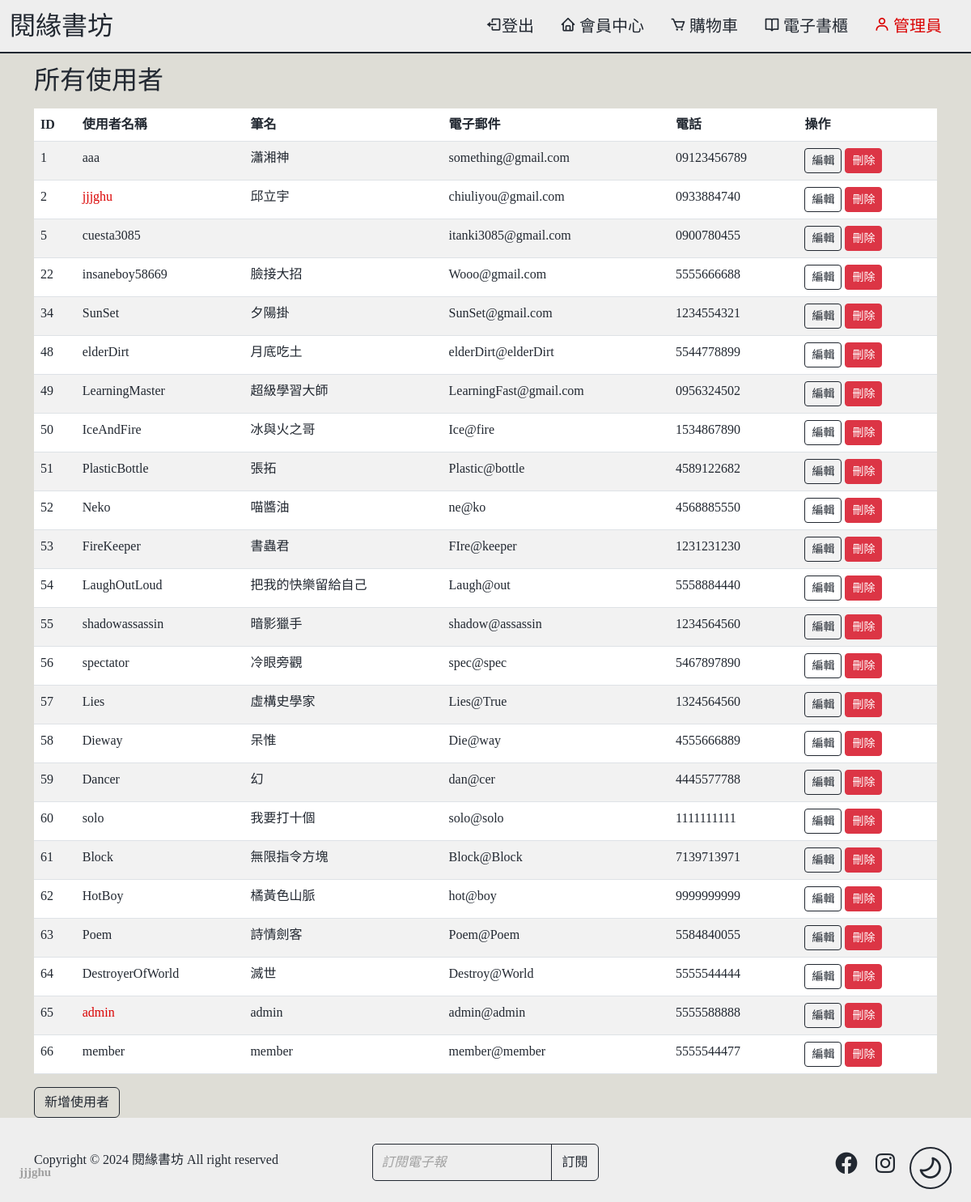
The page /admin.php (signed in) on the database its author committed.
### tables this page shows
CREATE TABLE `author` (
  `id` int(11) NOT NULL,
  `username` varchar(255) NOT NULL,
  `bio` text DEFAULT NULL,
  `password` varchar(255) NOT NULL,
  `phone` varchar(20) DEFAULT NULL,
  `email` varchar(255) DEFAULT NULL,
  `penName` varchar(255) DEFAULT NULL,
  `is_admin` tinyint(1) DEFAULT 0
);

### admin.php (the view, shortened to what this page needs)
<?php
include '.LinkSql.php';
$query = "SELECT * FROM author";
$result = $link->query($query);
?>
<!DOCTYPE html>
<html lang="zh-Hant-TW">
<head>
    <?php include '.Style.php'; ?>
</head>
<body class="<?php echo $theme; ?>">
    <?php include '.Header.php'; ?>
    <main class="container mt-10vh">
        <h2 class="mb-3">所有使用者</h2>
        <table class="table table-striped">
            <thead>
                <tr>
                    <th>ID</th>
                    <th>使用者名稱</th>
                    <th>筆名</th>
                    <th>電子郵件</th>
                    <th>電話</th>
                    <th>操作</th>
                </tr>
            </thead>
            <tbody>
                <?php while ($row = $result->fetch_assoc()): ?>
                    <tr>
                        <td><?php echo $row['id']; ?></td>
                        <td <?php if ($row['is_admin'])
                            echo "class='text-danger'"; ?>><?php echo $row['username']; ?></td>
                        <td><?php echo $row['penName']; ?></td>
                        <td><?php echo $row['email']; ?></td>
                        <td><?php echo $row['phone']; ?></td>
                        <td>
                            <button type="button" class="btn btn-primary btn-sm" data-bs-toggle="modal"
                                data-bs-target="#AddUserModal" data-id="<?php echo $row['id']; ?>"
                                data-username="<?php echo $row['username']; ?>"
                                data-penName="<?php echo $row['penName']; ?>" data-email="<?php echo $row['email']; ?>"
                                data-phone="<?php echo $row['phone']; ?>"
                                data-is_admin="<?php echo $row['is_admin']; ?>">編輯</button>
                            <a href="admin.php?delete_user=<?php echo $row['id']; ?>" class="btn btn-danger btn-sm"
                                onclick="return confirm('確定要刪除這個使用者嗎？');">刪除</a>
                        </td>
                    </tr>
                <?php endwhile; ?>
            </tbody>
        </table>
        <button type="button" class="btn btn-primary" data-bs-toggle="modal" data-bs-target="#AddUserModal">
            新增使用者
        </button>
    </main>
    <?php include '.Footer.php'; ?>
</body>
</html>

### .Style.php
<link rel="stylesheet" href="https://cdn.jsdelivr.net/npm/bootstrap@5.3.3/dist/css/bootstrap.min.css">
<link rel="stylesheet" href="https://cdn.jsdelivr.net/npm/bootstrap-icons@1.8.1/font/bootstrap-icons.css">
<link href='https://unpkg.com/boxicons@2.1.4/css/boxicons.min.css' rel='stylesheet'>
<link href="css/bookshop.css" rel="stylesheet">

### .Header.php (shortened to what this page needs)
<!DOCTYPE html>
<html lang="zh-tw">
<head>
</head>
<body>
    <header>
        <a class='userProfile' id="userProfile" href="userProfile.php"><?php if (isset($_SESSION['username']))
            echo $_SESSION['username'] ?></a>
            <i class='bx bx-moon bx-rotate-270 themeIcon' id="themeIcon"></i>
            <nav id="title-navbar" class="navbar navbar-expand-lg justify-content-between align-items-center fixed-top">
                <div class="container-fluid d-flex justify-content-between">
                    <a class="text-decoration-none fs-2 text-Nmain col-md-4 d-flex align-items-center" href="index.php">
                        閱緣書坊
                    </a>
                    <div class="navbar-collapse justify-content-end collapse show" id="navbarNavDropdown">
                        <ul class="navbar-nav fs-5 text-Nmain">
                        <?php if (isset($_SESSION['user_id'])): ?>
                            <li class="nav-item title-nav me-3 ">
                                <a class="nav-link text-Nmain" href=".Logout.php"><i class='bx bx-log-out'></i>登出</a>
                            </li>
                            <li class="nav-item title-nav me-3">
                                <a class="nav-link text-Nmain" href="userProfile.php"><i
                                        class="bx bx-home me-1"></i>會員中心</a>
                            </li>
                            <li class="nav-item title-nav me-3">
                                <div class="nav-link text-Nmain" id='toggleCart'>
                                    <i class="bx bx-cart me-1"></i>購物車
                                </div>
                            </li>
                            <li class="nav-item title-nav me-3">
                                <a class="nav-link text-Nmain" href="#"><i class="bx bx-book-open me-1"></i>電子書櫃</a>
                            </li>
                            <?php if (isset($_SESSION['is_admin']) && $_SESSION['is_admin'] == 1): ?>
                                <li class="nav-item title-nav me-3">
                                    <a class="nav-link text-danger" href="admin.php"><i class="bx bx-user me-1"></i>管理員</a>
                                </li>
                            <?php endif; ?>
                        <?php endif ?>
                    </ul>
                </div>
            </div>
        </nav>
    </header>

### .Footer.php
<footer class="d-flex justify-content-between align-items-center py-4 mb-0">
    <div class="container d-flex justify-content-between">
        <div class="col-md-4 d-flex align-items-center ">
            <span class="mb-3 mt-3">Copyright © 2024 閱緣書坊 All right reserved</span>
        </div>
        <form>
            <div class="input-group mt-2">
                <input type="email " class="sub form-control" placeholder="訂閱電子報">
                <button class="btn btn-primary" type="submit">訂閱</button>
            </div>
        </form>
        <ul class="nav col-md-4 justify-content-end mt-3">
            <li class="ms-3"><a class="text-body-secondary" href="#"><i
                        class='bx bxl-facebook-circle footerIcon'></i></a>
            <li class="ms-3"><a class="text-body-secondary" href="#"><i class='bx bxl-instagram footerIcon'></i></a>
            <li class="ms-3"><a class="text-body-secondary" href="#"><i class='bx bxl-youtube footerIcon'></i></a>
        </ul>
    </div>
</footer>

### css/bookshop.css (style rules this page uses)
* { margin: 0; padding: 0; font-family: 'MiSans-Normal.ttf', 'Microsoft JhengHei'; }
a { text-decoration: none; color: inherit; cursor: pointer; }
:root { --jjjghu-main: rgb(238, 238, 238); --jjjghu-main-opacity: rgba(238, 238, 238, 0.5); --jjjghu-Nmain: rgb(34, 40, 49); --jjjghu-second: rgb(222, 221, 214); --jjjghu-highlight: rgb(0, 173, 181); --jjjghu-highlight-opacity: rgba(0, 173, 181, 0.5); --jjjghu-card-border: var(--jjjghu-grey); --jjjghu-card-hover: var(--jjjghu-darkgrey); --jjjghu-brown: rgb(185, 148, 112); --jjjghu-orange: rgb(211, 140, 70); --jjjghu-orange-opacity: rgba(211, 140, 70, 0.8); --jjjghu-white: rgb(238, 238, 238); --jjjghu-black: rgb(34, 40, 49); --jjjghu-black-opacity: rgba(34, 40, 49, 0.5); --jjjghu-grey: rgb(160, 160, 160); --jjjghu-darkgrey: rgb(90, 90, 90); --jjjghu-red: rgb(218, 2, 2); }
body { display: flex; flex-direction: column; min-height: 100vh; background-color: var(--jjjghu-second); user-select: none; color: var(--jjjghu-Nmain); }
main { flex: 1 0 auto; }
#title-navbar { border-bottom: 2px solid var(--jjjghu-Nmain); }
.nav-item.title-nav { position: relative; z-index: 9999; }
.nav-item.title-nav::before { content: " "; display: block; position: absolute; inset: 0; background-color: var(--jjjghu-highlight-opacity); z-index: -1; transform: scaleX(0); transform-origin: bottom right; transition: transform .3s ease; border-radius: 0.4rem; }
.title-nav .nav-link { margin: 0.2rem 0; padding: 0; }
.form-control { border: 1px solid var(--jjjghu-Nmain); background-color: var(--jjjghu-main); color: var(--jjjghu-Nmain); }
.form-control::placeholder { color: var(--jjjghu-grey); }
.table { --bs-table-color: var(--jjjghu-Nmain); --bs-table-striped-color: var(--jjjghu-Nmain); }
.themeIcon { position: fixed; font-size: 2rem; right: 2vw; bottom: 2vh; color: var(--jjjghu-Nmain); background-color: var(--jjjghu-main); border: 2px solid var(--jjjghu-Nmain); padding: 0.5rem; border-radius: 50%; cursor: pointer; z-index: 1000; }
.userProfile { position: fixed; font-size: 15px; font-weight: 600; left: 2vw; bottom: 3.2vh; font-style: normal; color: var(--jjjghu-grey); cursor: pointer; z-index: 1000; }
.btn-primary { --bs-btn-color: var(--jjjghu-Nmain); --bs-btn-bg: none; --bs-btn-border-color: var(--jjjghu-Nmain); --bs-btn-hover-color: var(--jjjghu-white); --bs-btn-hover-bg: var(--jjjghu-highlight); --bs-btn-hover-border-color: var(--jjjghu-highlight); --bs-btn-focus-shadow-rgb: var(--jjjghu-highlight); --bs-btn-active-color: var(--jjjghu-white); --bs-btn-active-bg: var(--jjjghu-highlight); --bs-btn-active-border-color: var(--jjjghu-highlight); --bs-btn-active-shadow: inset 0 3px 5px rgba(0, 0, 0, 0.125); --bs-btn-disabled-color: var(--jjjghu-white); --bs-btn-disabled-bg: #0d6efd; --bs-btn-disabled-border-color: #0d6efd; }
.navbar { background-color: var(--jjjghu-main); color: var(--jjjghu-white); }
footer { background-color: var(--jjjghu-main); color: var(--jjjghu-Nmain); bottom: 0; margin: 0; padding: 0; }
.footerIcon { color: var(--jjjghu-Nmain); font-size: 2rem; cursor: pointer; }
.input-group input::placeholder { font-style: italic; }
.sub { border: 1px solid var(--jjjghu-Nmain); border-radius: 5px; padding: 10px; }
.text-Nmain { color: var(--jjjghu-Nmain); }
.mt-10vh { margin-top: 10vh !important; }
.text-danger { color: var(--jjjghu-red) !important; }

### rows shown on the page
author: id "1", username "aaa", penName "瀟湘神", email "something@gmail.com", phone "09123456789"
author: id "2", username "jjjghu", penName "邱立宇", email "chiuliyou@gmail.com", phone "0933884740"
author: id "5", username "cuesta3085", email "itanki3085@gmail.com", phone "0900780455"
author: id "22", username "insaneboy58669", penName "臉接大招", email "Wooo@gmail.com", phone "5555666688"
author: id "34", username "SunSet", penName "夕陽掛", email "SunSet@gmail.com", phone "1234554321"
author: id "48", username "elderDirt", penName "月底吃土", email "elderDirt@elderDirt", phone "5544778899"
author: id "49", username "LearningMaster", penName "超級學習大師", email "LearningFast@gmail.com", phone "0956324502"
author: id "50", username "IceAndFire", penName "冰與火之哥", email "Ice@fire", phone "1534867890"
author: id "51", username "PlasticBottle", penName "張拓", email "Plastic@bottle", phone "4589122682"
author: id "52", username "Neko", penName "喵醬油", email "ne@ko", phone "4568885550"
author: id "53", username "FireKeeper", penName "書蟲君", email "FIre@keeper", phone "1231231230"
author: id "54", username "LaughOutLoud", penName "把我的快樂留給自己", email "Laugh@out", phone "5558884440"
author: id "55", username "shadowassassin", penName "暗影獵手", email "shadow@assassin", phone "1234564560"
author: id "56", username "spectator", penName "冷眼旁觀", email "spec@spec", phone "5467897890"
author: id "57", username "Lies", penName "虛構史學家", email "Lies@True", phone "1324564560"
author: id "58", username "Dieway", penName "呆惟", email "Die@way", phone "4555666889"
author: id "59", username "Dancer", penName "幻", email "dan@cer", phone "4445577788"
author: id "60", username "solo", penName "我要打十個", email "solo@solo", phone "1111111111"
author: id "61", username "Block", penName "無限指令方塊", email "Block@Block", phone "7139713971"
author: id "62", username "HotBoy", penName "橘黃色山脈", email "hot@boy", phone "9999999999"
author: id "63", username "Poem", penName "詩情劍客", email "Poem@Poem", phone "5584840055"
author: id "64", username "DestroyerOfWorld", penName "滅世", email "Destroy@World", phone "5555544444"
author: id "65", username "admin", penName "admin", email "admin@admin", phone "5555588888"
author: id "66", username "member", penName "member", email "member@member", phone "5555544477"

### other values the page prints
$_SESSION['username'] "jjjghu"
